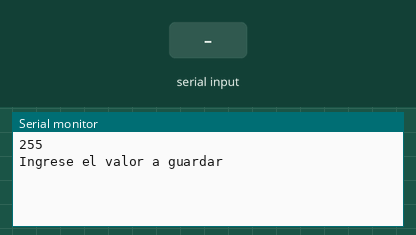
Simulated run of this sketch. Board: Arduino Uno, built with avr-gcc and run on an emulated ATmega328P. Shown: the last lines printed to the serial monitor. The inputs (shaded band) are chosen by the test bench.

Above: at 1.4 s.
1.5 s: "90,45\n" received over Serial
At 2.57 s:
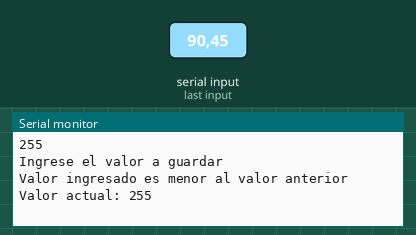
At 3.1 s:
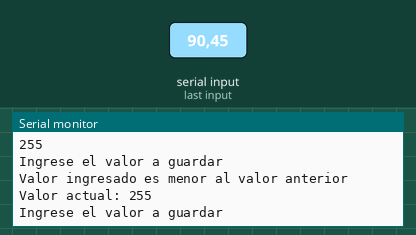

The sketch:

EEPROM_Valor_excede_anteriorLectura.ino
```cpp
#include <EEPROM.h>
/*
    Sistema que guarda en una posición de la memoria EEPROM solo cuando su valor exceda a la anterior lectura.
    Funciones:
                 EEPROM.read(posicion) -> posicion entre 0 y 255 a ser leida
                 EEPROM.write(dato); -> elige el tipo de dato
                 EEPROM.update -> actualiza datos
*/

int pos = 0;
String val_ingresado;
int val_actual = 0;
int valor;
String ingreso;
void setup() {
  Serial.begin(9600);
  // Grabar datos iniciales en la memoria
  /* EEPROM.write(pos,val_actual);
    Serial.println(val_actual);
    delay(300);*/
  val_actual = EEPROM.read(pos);
  Serial.println(val_actual);
  Serial.println("Ingrese el valor a guardar");
  delay(200);
}

void loop() {
  if (Serial.available() > 0) {
    ingreso = Serial.readString();
    int tam = ingreso.length();
    char vector[tam];
    ingreso.toCharArray(vector, tam + 1);
    valor = ingreso.toInt();
    if (valor < 255 ) {
      if (valor > val_actual) {
        EEPROM.update(pos, valor);
        Serial.print("Valor actual: ");
        Serial.println(valor);
        Serial.println("Ingrese el valor a guardar");
        delay(200);
        val_actual = valor;
      } else {
        Serial.println("Valor ingresado es menor al valor anterior");
        Serial.print("Valor actual: ");
        Serial.println(val_actual);
        Serial.println("Ingrese el valor a guardar");
        delay(200);
      }
    } else {
      Serial.println("El valor ingresado excede el numero de bits");
    }
  }
}
```

Measured:
- after the input at 1.5 s, the serial monitor: prints a new line after 1.0 s (image 1)
